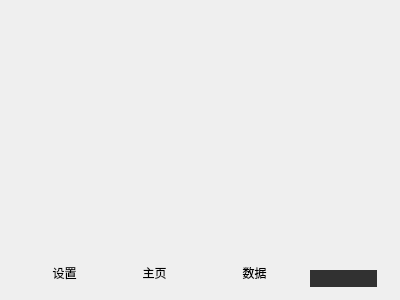
<?xml version="1.0" encoding="UTF-8"?>
<ui version="4.0">
 <class>MainWin</class>
 <widget class="QDialog" name="MainWin">
  <property name="geometry">
   <rect>
    <x>0</x>
    <y>0</y>
    <width>400</width>
    <height>300</height>
   </rect>
  </property>
  <property name="windowTitle">
   <string>Dialog</string>
  </property>
  <widget class="QLabel" name="MainWin_lbFooterBG">
   <property name="geometry">
    <rect>
     <x>310</x>
     <y>270</y>
     <width>67</width>
     <height>17</height>
    </rect>
   </property>
   <property name="styleSheet">
    <string notr="true">background-color: rgb(49, 49, 49);</string>
   </property>
   <property name="text">
    <string/>
   </property>
  </widget>
  <widget class="QStackedWidget" name="stackedWidget">
   <property name="geometry">
    <rect>
     <x>130</x>
     <y>90</y>
     <width>120</width>
     <height>80</height>
    </rect>
   </property>
  </widget>
  <widget class="QPushButton" name="MainWin_btSetup">
   <property name="geometry">
    <rect>
     <x>20</x>
     <y>260</y>
     <width>89</width>
     <height>25</height>
    </rect>
   </property>
   <property name="focusPolicy">
    <enum>Qt::NoFocus</enum>
   </property>
   <property name="text">
    <string>设置</string>
   </property>
   <property name="autoDefault">
    <bool>false</bool>
   </property>
   <property name="flat">
    <bool>true</bool>
   </property>
  </widget>
  <widget class="QPushButton" name="MainWin_btHome">
   <property name="geometry">
    <rect>
     <x>110</x>
     <y>260</y>
     <width>89</width>
     <height>25</height>
    </rect>
   </property>
   <property name="text">
    <string>主页</string>
   </property>
   <property name="autoDefault">
    <bool>false</bool>
   </property>
   <property name="flat">
    <bool>true</bool>
   </property>
  </widget>
  <widget class="QPushButton" name="MainWin_btData">
   <property name="geometry">
    <rect>
     <x>210</x>
     <y>260</y>
     <width>89</width>
     <height>25</height>
    </rect>
   </property>
   <property name="text">
    <string>数据</string>
   </property>
   <property name="autoDefault">
    <bool>false</bool>
   </property>
   <property name="flat">
    <bool>true</bool>
   </property>
  </widget>
 </widget>
 <resources/>
 <connections/>
</ui>
